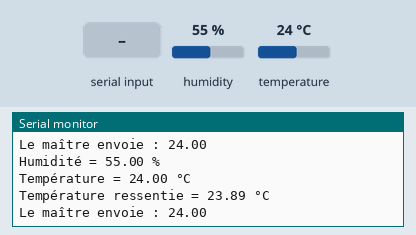
This sketch was run on a simulated Arduino Uno, built with avr-gcc and run on an emulated ATmega328P. On the bench: the last lines printed to the serial monitor. The test bench sets the inputs (shaded band); at power-on: humidity 55 %, temperature 24 °C.

Above: at 2.9 s.
3.0 s: "1" received over the second serial link
At 4.7 s:
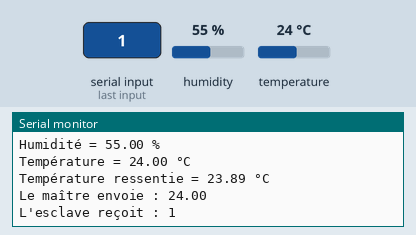
5.8 s: humidity set to 22 %
At 6.9 s:
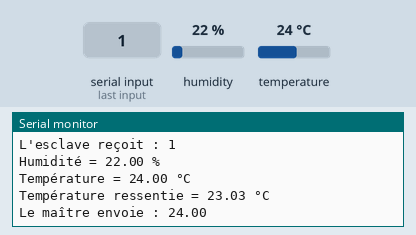
8.6 s: temperature set to 12 °C
At 11.2 s:
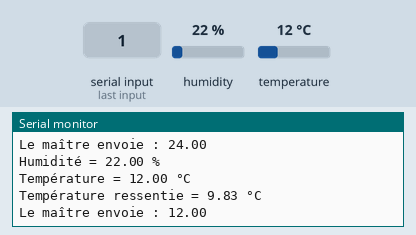
11.4 s: "0" received over the second serial link
At 13.4 s:
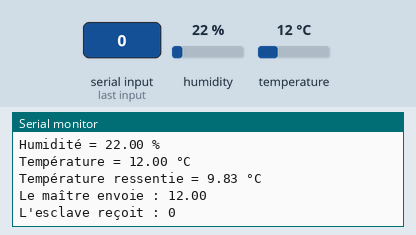
14.2 s: humidity set to 40 %
At 15.6 s:
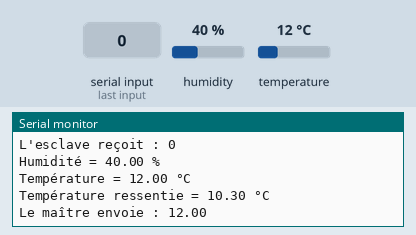
Timing chart, 0 to 17.2 s (numbered marks = the images above; inputs shaded):
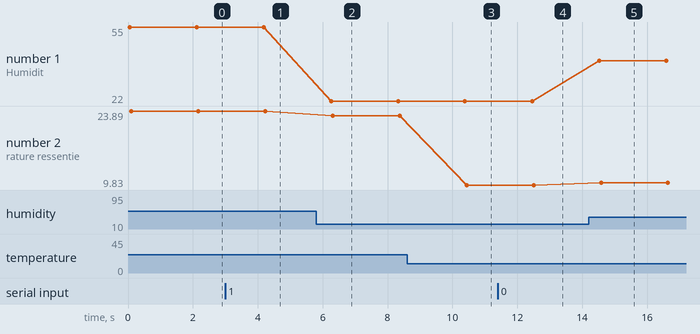

Measured:
- after the input at 3.0 s, the serial monitor: prints a new line after 1.3 s (image 1)
- after the input at 5.8 s, the serial monitor: prints a new line after 0.47 s (image 2)
- after the input at 8.6 s, the serial monitor: prints a new line after 1.8 s (image 3)
- after the input at 11.4 s, the serial monitor: prints a new line after 1.2 s (image 4)
- after the input at 14.2 s, the serial monitor: prints a new line after 0.33 s (image 5)
- plotted number 1: 55 → 22 after the input at 5.8 s, 22 → 40 after the input at 14.2 s
- plotted number 2: 23.89 → 23.03 after the input at 5.8 s, 23.03 → 9.83 after the input at 8.6 s, 9.83 → 10.3 after the input at 14.2 s

The sketch:

bluetooth5.ino
```cpp
#include<SoftwareSerial.h>
#include <DHT.h>
#define RX 3
#define TX 2
#define DHTPIN 6     // branchée sur la pin D6

// Le type de DHT utilisé
#define DHTTYPE    DHT22     // ici on utilise DHT22

//Instanciation de la librairie DHT
DHT dht(DHTPIN, DHTTYPE);

SoftwareSerial BlueT(RX,TX);

String answer;
String message;

void setup() {
  Serial.begin(9600);
  Serial.println("5");
  Serial.println("Bonjour -Pret pour les commandes AT");
  Serial.println("Pour tester");
  Serial.println();
  dht.begin();
  BlueT.begin(9600);
}

void loop() {


  //lire les réponses de l'esclave
  while (BlueT.available()){
    delay(10);
    if (BlueT.available()>0) {
     char c = BlueT.read();
     answer += c;
    }
  }
   // Lecture des données
  float tauxHumidite = dht.readHumidity();        // Lecture du taux d'humidité zn pourcentage
  float tempCelsius = dht.readTemperature();   // Lecture de la température en degrés Celsius

  // Vérification
  if (isnan(tauxHumidite) || isnan(tempCelsius)) {
    Serial.println("Aucune valeur retournée. vérifier le branchement");
    delay(2000);
    return;     // Si aucune valeur reçu, on a une attente de deux secondes, puis redémarrage de cette fonction
  }

  // Calcul de la température ressentie
  float tempRessentieCelsius = dht.computeHeatIndex(tempCelsius, tauxHumidite, false); // le false permet de montrer qu'on est en celcius et non en fahrenheit

  // Affichage des valeurs
  Serial.print("Humidité = "); Serial.print(tauxHumidite); Serial.println(" %");
  Serial.print("Température = "); Serial.print(tempCelsius); Serial.println(" °C");
  Serial.print("Température ressentie = "); Serial.print(tempRessentieCelsius); Serial.println(" °C");
  Serial.println();

 //envoyer data vers esclave
    Serial.print("Le maître envoie : ");
    Serial.println(tempCelsius);
    BlueT.print(tempCelsius);

    //Serial.print("Le maître envoie : ");
    //Serial.println(tauxHumidite);
    //BlueT.print(tauxHumidite);


    //Serial.print("Le maître envoie : ");
    //Serial.println(tempRessentieCelsius);
    //BlueT.print(tempRessentieCelsius);


  //Send answer to monitor
  if(answer!=""){
    Serial.print("L'esclave reçoit : ");
    Serial.println(answer);
    answer="";
  }


  delay(2000);

 Serial.flush();
}
```
